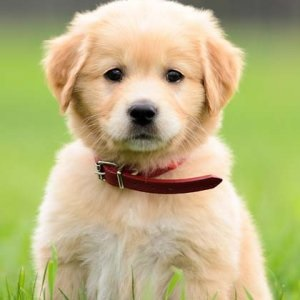
#> input picture HW2/ex2_images/dog.jpg, 300 x 300 px
$ python ex212.py
#> lines starting #> are read from the running program, lines starting #| are printed output that depends on the picture
import numpy as np
from skimage import io as io_url
import matplotlib.pyplot as plt
import cv2


def DFT_slow(data):
    """
    Implement the discrete Fourier Transform for a 1D signal
    params:
      data: Nx1: (N, ): 1D numpy array
    returns:
      DFT: Nx1: 1D numpy array
    """
    N = len(data)

    DFT = np.zeros(N, dtype=np.complex_)

    for k in range(N):
        for n in range(N):
            DFT[k] += 1 / N * data[n] * np.exp(-2j * np.pi * k * n / N)

    return DFT


def show_img(origin, row_fft, row_col_fft):
    """
    Show the original image, row-wise FFT and column-wise FFT

    params:
        origin: (H, W): 2D numpy array
        row_fft: (H, W): 2D numpy array
        row_col_fft: (H, W): 2D numpy array
    """
    fig, axs = plt.subplots(nrows=1, ncols=3, figsize=(12, 8))
    axs[0].imshow(origin, cmap="gray")
    axs[0].set_title("Original Image")
    axs[0].axis("off")
    axs[1].imshow(np.log(np.abs(np.fft.fftshift(row_fft))), cmap="gray")
    axs[1].set_title("Row-wise FFT")
    axs[1].axis("off")
    axs[2].imshow((np.log(np.abs(np.fft.fftshift(row_col_fft)))), cmap="gray")
    axs[2].set_title("Column-wise FFT")
    axs[2].axis("off")
    plt.show()


def DFT_2D(gray_img):
    """
    Implement the 2D Discrete Fourier Transform
    Note that: dtype of the output should be complex_
    params:
        gray_img: (H, W): 2D numpy array

    returns:
        row_fft: (H, W): 2D numpy array that contains the row-wise FFT of the input image
        row_col_fft: (H, W): 2D numpy array that contains the column-wise FFT of the input image
    """
    # Compute 1D DFT along rows
    row_fft = np.zeros_like(gray_img, dtype=np.complex_)
    for i in range(gray_img.shape[0]):
        row_fft[i, :] = DFT_slow(gray_img[i, :])

    # Compute 1D DFT along columns
    row_col_fft = np.zeros_like(gray_img, dtype=np.complex_)
    for j in range(gray_img.shape[1]):
        row_col_fft[:, j] = DFT_slow(row_fft[:, j])

    return row_fft, row_col_fft


if __name__ == "__main__":

    # ex1
    # x = np.random.random(1024)
    # print(np.allclose(DFT_slow(x), np.fft.fft(x)))
    # ex2
    img = io_url.imread("ex2_images/dog.jpg")
#> img is the input picture: shape (300, 300, 3); mean R, G, B 185.8, 180, 128.3
    gray_img = np.mean(img, -1)
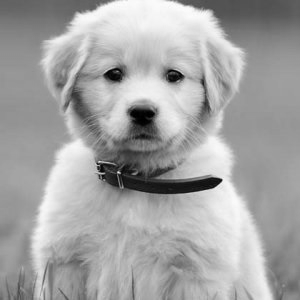
#> gray_img: shape (300, 300) float64; min 0, max 253.3, mean 164.7
#> (the run stopped early here; a loop or call above may not have finished)
